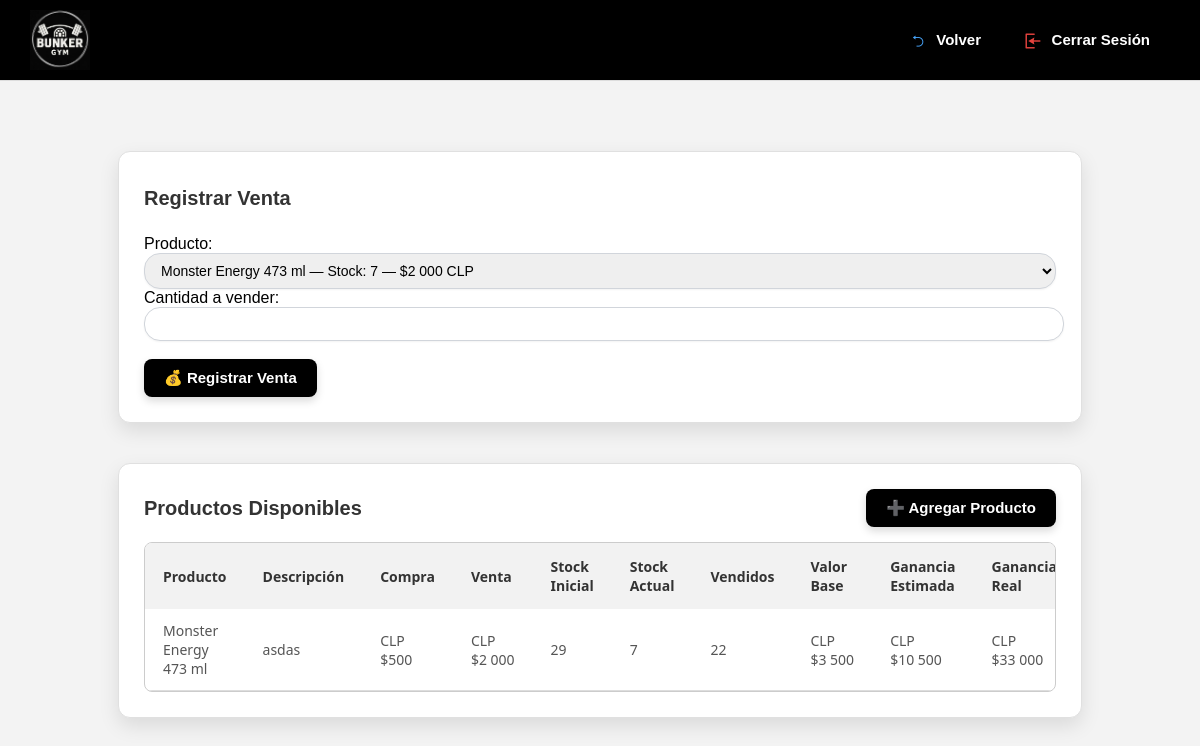
The app's page /productos/ (signed in), older data.
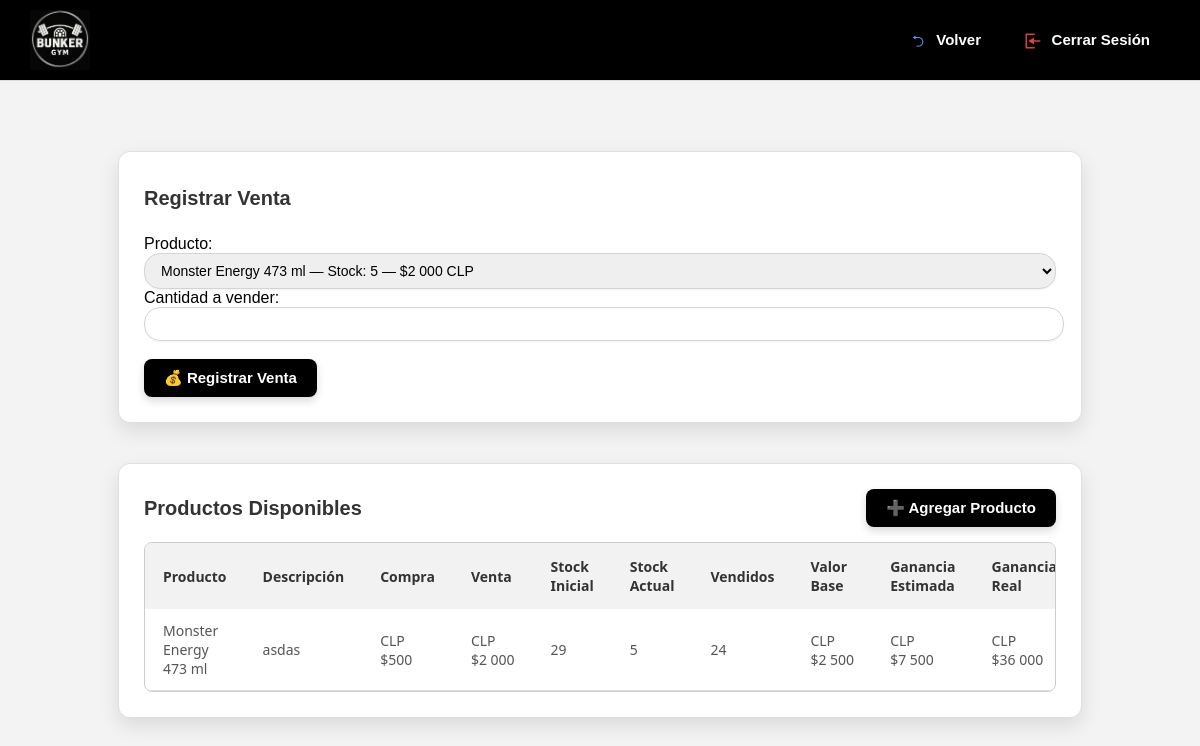
The same page, newer data.
### core/models.py (models this page shows, shortened)
class Producto(models.Model):
    nombre = models.CharField(max_length=100)
    descripcion = models.TextField(blank=True)
    precio_compra = models.DecimalField(max_digits=10, decimal_places=2)
    precio_venta = models.DecimalField(max_digits=10, decimal_places=2)
    stock = models.PositiveIntegerField(default=0)
    stock_inicial = models.PositiveIntegerField(null=True, blank=True)
    def valor_total_stock(self):
        return self.stock * self.precio_compra
    def estimado_ganancia(self):
        return self.stock * (self.precio_venta - self.precio_compra)
    def cantidad_vendida(self):
        if self.stock_inicial is not None:
            return self.stock_inicial - self.stock
        return 0
    def ganancia_real(self):
        return self.cantidad_vendida() * (self.precio_venta - self.precio_compra)

### core/views.py (the view)
    def wrapper(request, *args, **kwargs):
        admin_id = request.session.get('admin_id')
        if not admin_id:
            return redirect('login')
        try:
            request.admin = Admin.objects.get(id=admin_id)
        except Admin.DoesNotExist:
            return redirect('login')
        return view_func(request, *args, **kwargs)

### core/views.py (called while the page is built, shortened)
def admin_required(view_func):
    def wrapper(request, *args, **kwargs):
        admin_id = request.session.get('admin_id')
        if not admin_id:
            return redirect('login')
        try:
            request.admin = Admin.objects.get(id=admin_id)
        except Admin.DoesNotExist:
            return redirect('login')
        return view_func(request, *args, **kwargs)
    return wrapper

@admin_required
def productos(request):
    productos = Producto.objects.all()
    return render(request, 'core/productos.html', {'productos': productos})

### core/templates/core/productos.html (shortened to what this page needs)
{% extends 'core/home.html' %}
{% load static %}
{% load humanize %}
{% block content %}
<div class="contenido">
<div class="card-tabla">
<div style="display: flex; justify-content: space-between; align-items: center;">
        <h2 class="titulo-tabla" style=" margin-top: 10px;  margin-bottom: 25px;">Registrar Venta</h2>
    </div>
    <form method="POST">
        <label for="producto">Producto:</label>
        <select name="producto_id" class="select-bonito" required>
            {% for producto in productos %}
              <option value="{{ producto.id }}"> {{ producto.nombre }} — Stock: {{ producto.stock }} — ${{ producto.precio_venta|floatformat:0|intcomma }} CLP </option>
            {% endfor %}
        </select>
        <div class="campo-cantidad">
            <label for="cantidad" class="etiqueta-cantidad">Cantidad a vender:</label>
            <input type="number" name="cantidad" id="cantidad" min="1" class="input-bonito" required>
        </div>
        <br>
      <button type="submit" class="btn-global">💰 Registrar Venta</button>
    </form>
</div>
<div class="card-tabla">
    <div style="display: flex; justify-content: space-between; align-items: center;">
        <h2 class="titulo-tabla" style="margin: 0;">Productos Disponibles</h2>
        <a href="{% url 'agregar_producto' %}" class="btn-global">➕ Agregar Producto</a>
    </div>
    <div class="tabla-wrapper" style="margin-top: 15px;">
        <table class="tabla-clientes">
            <thead>
                <tr>
                    <th>Producto</th>
                    <th>Descripción</th>
                    <th>Compra</th>
                    <th>Venta</th>
                    <th>Stock Inicial</th>
                    <th>Stock Actual</th>
                    <th>Vendidos</th>
                    <th>Valor Base</th>
                    <th>Ganancia Estimada</th>
                    <th>Ganancia Real</th>
                </tr>
            </thead>
            <tbody>
                {% for producto in productos %}
                <tr>
                    <td>{{ producto.nombre }}</td>
                    <td>{{ producto.descripcion }}</td>
                    <td>CLP ${{ producto.precio_compra|floatformat:0|intcomma }}</td>
                    <td>CLP ${{ producto.precio_venta|floatformat:0|intcomma }}</td>
                    <td>{{ producto.stock_inicial }}</td>
                    <td>{{ producto.stock }}</td>
                    <td>{{ producto.cantidad_vendida }}</td>
                    <td>CLP ${{ producto.valor_total_stock|floatformat:0|intcomma }}</td>
                    <td>CLP ${{ producto.estimado_ganancia|floatformat:0|intcomma }}</td>
                    <td>CLP ${{ producto.ganancia_real|floatformat:0|intcomma }}</td>
                </tr>
                {% empty %}
                <tr><td colspan="11" class="mensaje-centrado">No hay productos registrados.</td></tr>
                {% endfor %}
            </tbody>
        </table>
    </div>
</div>
</div>
{% endblock %}

Row changes from the older to the newer data that the page shows:
changed Producto "Monster Energy 473 ml": stock "7" → "5"; cantidad_vendida "22" → "24"; valor_total_stock "3 500" → "2 500"; estimado_ganancia "10 500" → "7 500"; ganancia_real "33 000" → "36 000"
Text that changed along with them:
form field producto_id: "Monster Energy 473 ml — Stock: 7 — $2 000 CLP" → "Monster Energy 473 ml — Stock: 5 — $2 000 CLP"
